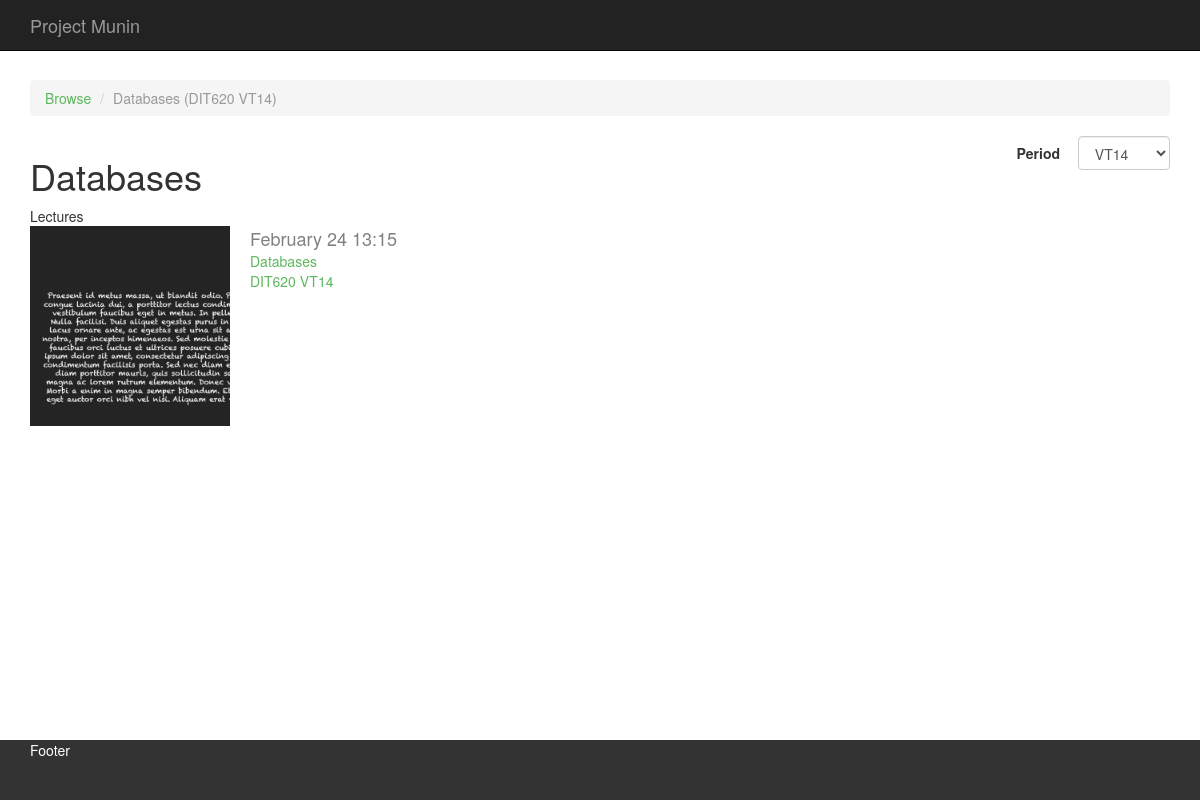
The app's page /course/DIT620/VT14 with its own data.
### tables this page shows
CREATE TABLE courses
(
	name VARCHAR(255) NOT NULL,
	period VARCHAR(255) NOT NULL,
	code VARCHAR(255) NOT NULL,
	PRIMARY KEY(code,period)
);

CREATE TABLE lectures
(
	finished BOOLEAN NOT NULL,
	startTime DATETIME NOT NULL,
	endTime DATETIME NOT NULL,
	course_code VARCHAR(255) NOT NULL,
	course_period VARCHAR(255) NOT NULL,
	lecture_hall_name VARCHAR(255) NOT NULL,
	id INT NOT NULL AUTO_INCREMENT,
	PRIMARY KEY(id),
	FOREIGN KEY(course_code,course_period) REFERENCES courses(code,period),
	FOREIGN KEY(lecture_hall_name) REFERENCES lecture_halls(name)
);

CREATE TABLE lecture_notes
(
	image VARCHAR(255) NOT NULL,
	time DATETIME NOT NULL,
	processed BOOLEAN NOT NULL,
	lecture_id INT  NOT NULL,
	camera_unit_name VARCHAR(255) NOT NULL,
	id INT NOT NULL AUTO_INCREMENT,
	PRIMARY KEY(id),
	FOREIGN KEY(camera_unit_name) REFERENCES camera_units(name),
	FOREIGN KEY(lecture_id) REFERENCES lectures(id)
);

### application/models/lecture_note_library.php (called while the page is built, shortened)
<?php if ( ! defined('BASEPATH')) exit('No direct script access allowed');
class Lecture_note_library extends CI_Model {
	function get_lectures($course_code, $course_period)
	{
		$lectures = $this->db->select()->from('lectures')->where('course_code', $course_code)->where('course_period', $course_period)->get()->result();
		foreach ($lectures as $lecture) {
			$lecture->lecture_notes = $this->db->select()->from('lecture_notes')->where('lecture_id', $lecture->id)->order_by('time','desc')->get()->result();
			$lecture->course = $this->db->select()->from('courses')->where('code', $lecture->course_code)->where('period', $lecture->course_period)->get()->row();
		}
		return $lectures;
	}
	function get_course($course_code, $course_period)
	{
		$this->db->select()->from('courses')->where('code', $course_code)->where('period', $course_period);
		$query = $this->db->get();
		return $query->row();
	}
	function get_course_periods($course_code)
	{
		$this->db->select('period')->from('courses')->where('code', $course_code);
		$query = $this->db->get();
		return $query->result();
	}
}

### application/controllers/course.php (called while the page is built, shortened)
<?php if ( ! defined('BASEPATH')) exit('No direct script access allowed');
class Course extends MY_Controller {
	function __construct()
	{
		$this->load->model('Lecture_note_library', '', true);
		$this->load->helper('url');
		$this->load->helper('language');
		$this->load->helper('pretty_date');
	}
	public function index($code = FALSE, $period = FALSE)
	{
		$course = $this->Lecture_note_library->get_course($code,$period);
		$lectures = $this->Lecture_note_library->get_lectures($code,$period);
		$periods = $this->Lecture_note_library->get_course_periods($code);
		$list_data = array
		(
			'lectures' => $lectures,
		);
		$lecture_list = $this->load->view("elements/lecture_list",$list_data,true);
		$this->_render("course");
	}
}

### index.php (called while the page is built, shortened)
<?php
require_once BASEPATH.'core/CodeIgniter.php';

### application/helpers/MY_url_helper.php (called while the page is built, shortened)
<?php  if ( ! defined('BASEPATH')) exit('No direct script access allowed');
if ( ! function_exists('course_url'))
{
	function course_url($course_code,$course_period)
	{
		return site_url("/course/".$course_code."/".$course_period);
	}
}
if ( ! function_exists('lecture_url'))
{
	function lecture_url($lecture_id)
	{
		return site_url("/lecture/".$lecture_id);
	}
}
if ( ! function_exists('browse_url'))
{
	function browse_url()
	{
		return site_url("/");
	}
}

### application/helpers/pretty_date_helper.php (called while the page is built, shortened)
<?php  if ( ! defined('BASEPATH')) exit('No direct script access allowed');
if ( ! function_exists('pretty_relative_time'))
{
	function pretty_relative_time($time)
	{
		if ($time !== intval($time))
		{
			$time = strtotime($time);
		}
		if ($time < strtotime(date('Y-m-d 00:00:00')) - 60*60*24*3)
		{
			$format = 'F j H:i';
			return date($format, $time);
		}
		return "a few seconds ago";
	}
}

### application/core/MY_Controller.php (called while the page is built, shortened)
<?php if ( ! defined('BASEPATH')) exit('No direct script access allowed');
class MY_Controller extends CI_Controller{
	protected $data = Array();
	protected $template = "page";
	protected $navbar = "navbar";
	protected $nav_active = "";
	protected $javascript = array();
	protected $css = array();
	protected $fonts = array();
	protected $title = FALSE;
	protected $description = FALSE;
	protected $keywords = FALSE;
	protected $author = FALSE;
	function __construct()
	{
		$this->load->helper('language');
		$this->load->library('form_validation');
		$this->data["uri_segment_1"] = $this->uri->segment(1);
		$this->data["uri_segment_2"] = $this->uri->segment(2);
		$this->title = $this->config->item('site_title');
		$this->description = $this->config->item('site_description');
		$this->keywords = $this->config->item('site_keywords');
		$this->author = $this->config->item('site_author');
	}
	protected function _render($view, $render_type = "FULLPAGE") {
        switch ($render_type) {
        case "FULLPAGE" :
        default			:
		$template_args["javascript"] = $this->javascript;
		$template_args["css"] = $this->css;
		$template_args["fonts"] = $this->fonts;
		$template_args["title"] = $this->title;
		$template_args["description"] = $this->description;
		$template_args["keywords"] = $this->keywords;
		$template_args["author"] = $this->author;
		$navbar_args["nav_active"] = $this->nav_active;
		$navbar = $this->load->view("elements/".$this->navbar,$navbar_args,true);
		$body_args["header"] = $navbar;
		$body_args["footer"] = $this->load->view("elements/footer",array(),true);
		$body_args["content"] = $this->load->view($view,array_merge($this->data,$template_args),true);
		$template_args["template"] = $this->template;
		$template_args["content"] = $this->load->view("templates/".$this->template,$body_args,true);
		$this->load->view("templates/base",$template_args);
		 break;
    }
	}
}

### application/views/elements/lecture_list.php (the view)
<?php foreach($lectures as $lecture): ?>
	<div class="lecture-row">
		<div class="lecture-thumb">
			<a href="<?=lecture_url($lecture->id) ?>">
				<img class="lecture-thumb-img" src="<?=base_url(LECTURE_NOTES.$lecture->lecture_notes[0]->image) ?>" />
			</a>
		</div>
		<span class="lecture-row-time"><?=pretty_relative_time($lecture->startTime) ?></span>
		<a class="lecture-row-course-name" href="<?=course_url($lecture->course->code,$lecture->course->period) ?>"><?=$lecture->course->name ?></span>
		<a class="lecture-row-course-code" href="<?=course_url($lecture->course->code,$lecture->course->period) ?>"><?=$lecture->course->code ?> <?=$lecture->course->period ?></span>
	</div>
<?php endforeach; ?>

### application/views/course.php
<div class="container">
	<div class="row">
		<div class="col-xs-12 course-detail">
			<ol class="breadcrumb clearfix">
				<li><a href="<?=browse_url() ?>">Browse</a></li>
				<li class="active"><?=$course->name ?> (<?=$course->code ?> <?=$course->period ?>)</li>
			</ol>
			<div class="row">
				<div class="col-sm-4 col-sm-push-8">
					<form role="form" id="course-period-select-form" class="form-horizontal">
						<div class="form-group">
							<label for="course-period-select" class="col-xs-4 control-label">
								Period
							</label>
							<div class="col-xs-8">
								<select id="course-period-select" class="form-control">
								<?php foreach($periods as $period): ?>
									<?php $selected = $course->period == $period->period ? ' selected' : ''; ?>
									<option<?=$selected ?> value="<?=course_url($course->code,$period->period) ?>"><?=$period->period ?></option>
								<?php endforeach; ?>
								</select>
							</div>
						</div>
					</form>
					<div class="clearfix"></div>
				</div>
				<div class="col-sm-8 col-sm-pull-4">
					<h1 class="course"><?=$course->name ?></h1>
				</div>
			</div>
			<span class="title">Lectures</span>
			<?=$lecture_list ?>
		</div>
	</div>
</div>

### records on screen
courses: name "Databases", code "DIT620", period "VT14"
lectures: lecture_notes.image (picture), startTime "February 24 13:15"

### other values on screen
form field value "VT14"
